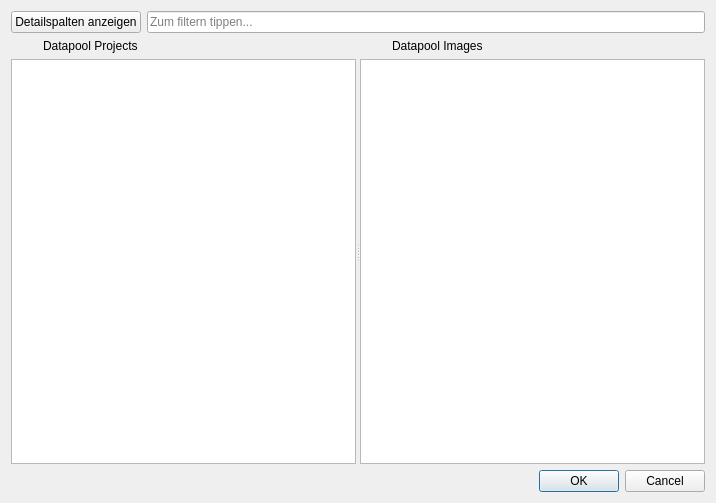
<?xml version="1.0" encoding="UTF-8"?>
<ui version="4.0">
 <class>Dialog</class>
 <widget class="QDialog" name="Dialog">
  <property name="geometry">
   <rect>
    <x>0</x>
    <y>0</y>
    <width>716</width>
    <height>503</height>
   </rect>
  </property>
  <property name="windowTitle">
   <string>Dialog</string>
  </property>
  <layout class="QVBoxLayout" name="verticalLayout">
   <item>
    <layout class="QHBoxLayout" name="horizontalLayout">
     <item>
      <widget class="QPushButton" name="details_btn">
       <property name="text">
        <string>Detailspalten anzeigen</string>
       </property>
       <property name="icon">
        <iconset resource="res/gui_resource.qrc">
         <normaloff>:/main/options-neg.png</normaloff>
         <normalon>:/type/options.png</normalon>:/main/options-neg.png</iconset>
       </property>
       <property name="checkable">
        <bool>true</bool>
       </property>
       <property name="checked">
        <bool>false</bool>
       </property>
      </widget>
     </item>
     <item>
      <widget class="QLineEdit" name="filter_box">
       <property name="placeholderText">
        <string>Zum filtern tippen...</string>
       </property>
      </widget>
     </item>
    </layout>
   </item>
   <item>
    <widget class="QSplitter" name="view_splitter">
     <property name="orientation">
      <enum>Qt::Horizontal</enum>
     </property>
     <widget class="QWidget" name="verticalLayoutWidget">
      <layout class="QVBoxLayout" name="project_layout">
       <item>
        <layout class="QHBoxLayout" name="project_title_layout">
         <property name="spacing">
          <number>8</number>
         </property>
         <item>
          <widget class="QLabel" name="project_icon">
           <property name="maximumSize">
            <size>
             <width>24</width>
             <height>24</height>
            </size>
           </property>
           <property name="text">
            <string/>
           </property>
           <property name="pixmap">
            <pixmap resource="res/gui_resource.qrc">:/main/storage.png</pixmap>
           </property>
           <property name="scaledContents">
            <bool>true</bool>
           </property>
          </widget>
         </item>
         <item>
          <widget class="QLabel" name="project_title">
           <property name="text">
            <string>Datapool Projects</string>
           </property>
          </widget>
         </item>
        </layout>
       </item>
       <item>
        <widget class="QTreeView" name="project_view"/>
       </item>
      </layout>
     </widget>
     <widget class="QWidget" name="verticalLayoutWidget_2">
      <layout class="QVBoxLayout" name="image_layout">
       <item>
        <layout class="QHBoxLayout" name="image_title_layout">
         <property name="spacing">
          <number>8</number>
         </property>
         <item>
          <widget class="QLabel" name="image_icon">
           <property name="maximumSize">
            <size>
             <width>24</width>
             <height>24</height>
            </size>
           </property>
           <property name="text">
            <string/>
           </property>
           <property name="pixmap">
            <pixmap resource="res/gui_resource.qrc">:/type/img.png</pixmap>
           </property>
           <property name="scaledContents">
            <bool>true</bool>
           </property>
          </widget>
         </item>
         <item>
          <widget class="QLabel" name="image_title">
           <property name="text">
            <string>Datapool Images</string>
           </property>
          </widget>
         </item>
        </layout>
       </item>
       <item>
        <widget class="QTreeView" name="image_view"/>
       </item>
      </layout>
     </widget>
    </widget>
   </item>
   <item>
    <widget class="QDialogButtonBox" name="buttonBox">
     <property name="orientation">
      <enum>Qt::Horizontal</enum>
     </property>
     <property name="standardButtons">
      <set>QDialogButtonBox::Cancel|QDialogButtonBox::Ok</set>
     </property>
    </widget>
   </item>
  </layout>
 </widget>
 <resources>
  <include location="res/gui_resource.qrc"/>
 </resources>
 <connections>
  <connection>
   <sender>buttonBox</sender>
   <signal>accepted()</signal>
   <receiver>Dialog</receiver>
   <slot>accept()</slot>
   <hints>
    <hint type="sourcelabel">
     <x>248</x>
     <y>254</y>
    </hint>
    <hint type="destinationlabel">
     <x>157</x>
     <y>274</y>
    </hint>
   </hints>
  </connection>
  <connection>
   <sender>buttonBox</sender>
   <signal>rejected()</signal>
   <receiver>Dialog</receiver>
   <slot>reject()</slot>
   <hints>
    <hint type="sourcelabel">
     <x>316</x>
     <y>260</y>
    </hint>
    <hint type="destinationlabel">
     <x>286</x>
     <y>274</y>
    </hint>
   </hints>
  </connection>
 </connections>
</ui>
